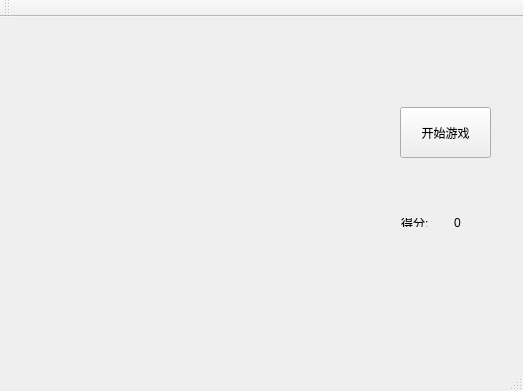
<?xml version="1.0" encoding="UTF-8"?>
<ui version="4.0">
 <class>My2048</class>
 <widget class="QMainWindow" name="My2048">
  <property name="geometry">
   <rect>
    <x>0</x>
    <y>0</y>
    <width>523</width>
    <height>391</height>
   </rect>
  </property>
  <property name="windowTitle">
   <string>My2048</string>
  </property>
  <widget class="QWidget" name="centralWidget">
   <widget class="QPushButton" name="pushButton">
    <property name="geometry">
     <rect>
      <x>400</x>
      <y>90</y>
      <width>91</width>
      <height>51</height>
     </rect>
    </property>
    <property name="text">
     <string>开始游戏</string>
    </property>
   </widget>
   <widget class="QWidget" name="layoutWidget">
    <property name="geometry">
     <rect>
      <x>390</x>
      <y>190</y>
      <width>121</width>
      <height>31</height>
     </rect>
    </property>
    <layout class="QHBoxLayout" name="horizontalLayout">
     <item>
      <widget class="QLabel" name="label">
       <property name="text">
        <string>得分:</string>
       </property>
      </widget>
     </item>
     <item>
      <widget class="QLabel" name="label_2">
       <property name="text">
        <string>0</string>
       </property>
      </widget>
     </item>
    </layout>
   </widget>
   <widget class="QLabel" name="label_3">
    <property name="geometry">
     <rect>
      <x>420</x>
      <y>260</y>
      <width>72</width>
      <height>15</height>
     </rect>
    </property>
    <property name="text">
     <string/>
    </property>
   </widget>
  </widget>
  <widget class="QMenuBar" name="menuBar">
   <property name="geometry">
    <rect>
     <x>0</x>
     <y>0</y>
     <width>523</width>
     <height>26</height>
    </rect>
   </property>
  </widget>
  <widget class="QToolBar" name="mainToolBar">
   <attribute name="toolBarArea">
    <enum>TopToolBarArea</enum>
   </attribute>
   <attribute name="toolBarBreak">
    <bool>false</bool>
   </attribute>
  </widget>
  <widget class="QStatusBar" name="statusBar"/>
 </widget>
 <layoutdefault spacing="6" margin="11"/>
 <resources/>
 <connections/>
</ui>
